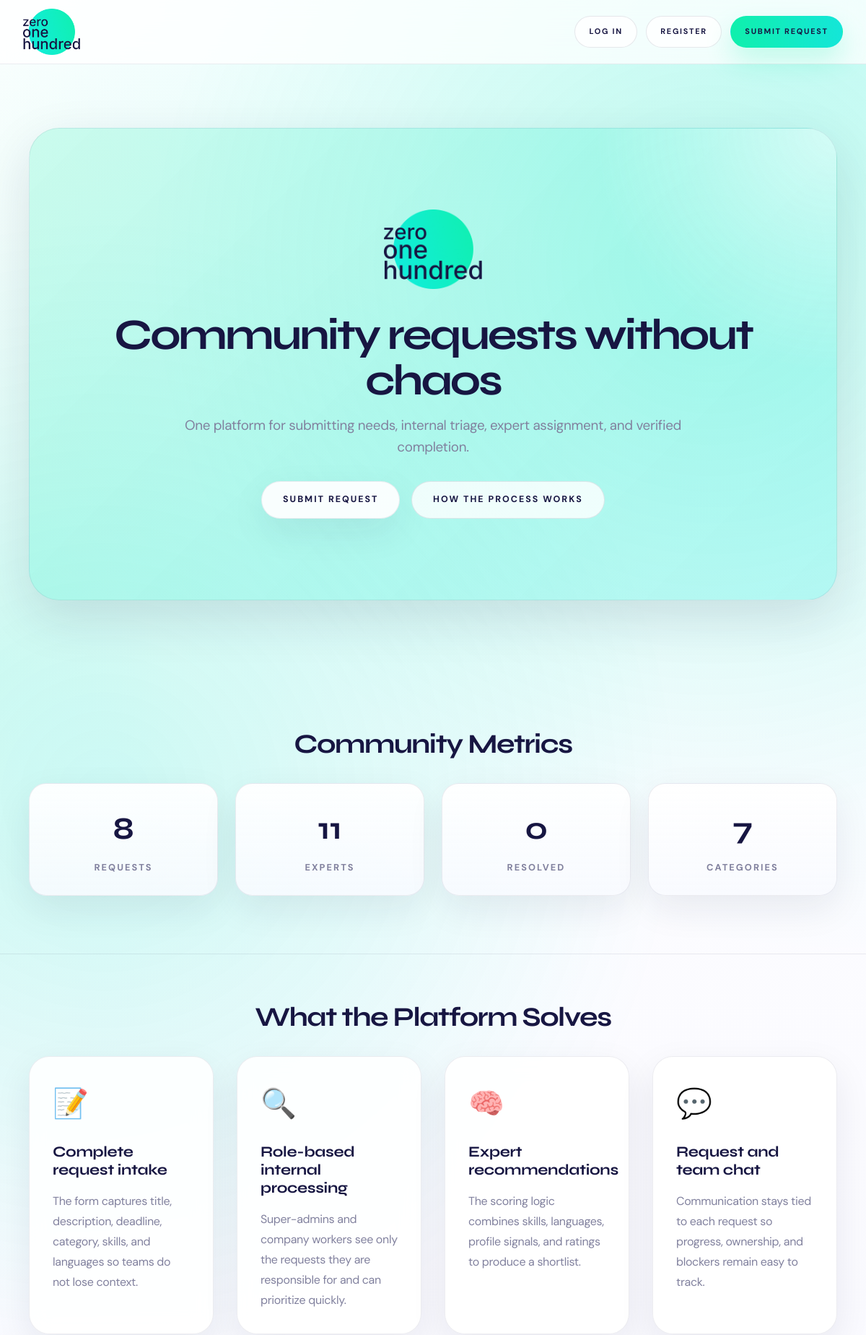
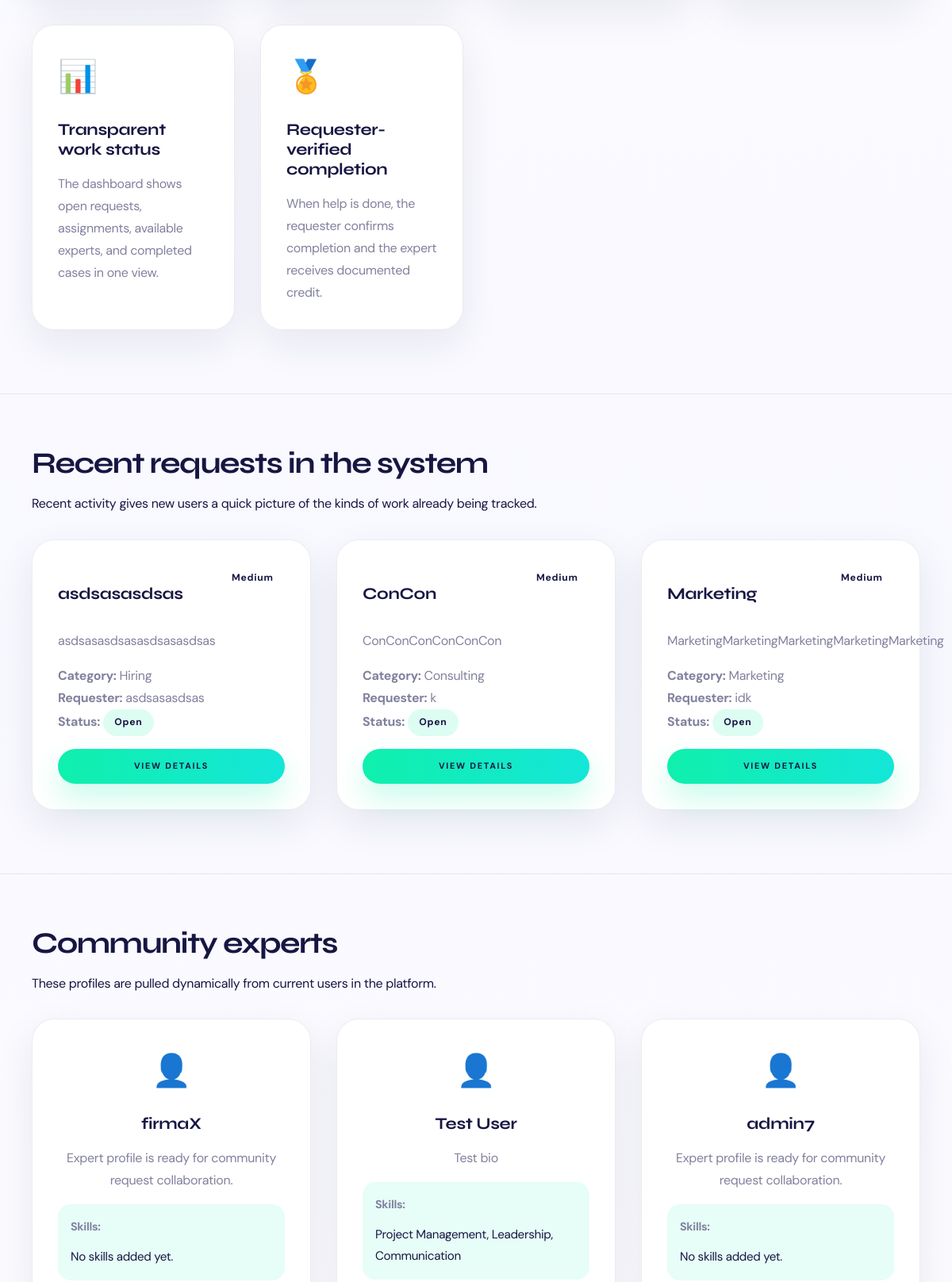
The page / (upper part) on the database its author committed (2 pictures, top to bottom).
### server/models.py (models this page shows, shortened)
class Request(models.Model):
    STATUS_CHOICES = [
        ('open', 'Open'),
        ('in_review', 'In Review'),
        ('waiting_expert', 'Waiting for Expert'),
        ('in_progress', 'In Progress'),
        ('resolved', 'Resolved'),
        ('rejected', 'Rejected'),
    ]
    PRIORITY_CHOICES = [
        ('low', 'Low'),
        ('medium', 'Medium'),
        ('high', 'High'),
        ('critical', 'Critical'),
    ]
    REQUESTER_TYPE_CHOICES = [
        ('corporate', 'Corporate'),
        ('startup', 'Startup'),
        ('investor', 'Investor'),
        ('service_provider', 'Service Provider'),
        ('community_member', 'Community Member'),
    ]
    EXPERIENCE_LEVEL_CHOICES = [
        ('junior', 'Junior'),
        ('mid', 'Mid'),
        ('senior', 'Senior'),
        ('lead', 'Lead'),
    ]
    title = models.CharField(max_length=200)
    description = models.TextField()
    is_corporate = models.BooleanField(default=False)
    company_name = models.CharField(max_length=255, blank=True)
    company_email = models.EmailField(blank=True)
    due_date = models.DateField(null=True, blank=True)
    target_skills = models.ManyToManyField(Skill, blank=True, related_name='target_requests')
    required_languages = models.ManyToManyField(Language, blank=True, related_name='required_by_requests')
    target_experience = models.CharField(max_length=20, choices=EXPERIENCE_LEVEL_CHOICES, blank=True)
    requester_name = models.CharField(max_length=200)
    requester_email = models.EmailField()
    requester_phone = models.CharField(max_length=20, blank=True)
    requester_type = models.CharField(
        max_length=20,
        choices=REQUESTER_TYPE_CHOICES,
        default='community_member'
    )
    category = models.ForeignKey(Category, on_delete=models.SET_NULL, null=True)
    priority = models.CharField(
        max_length=20,
        choices=PRIORITY_CHOICES,
        default='medium'
    )
    status = models.CharField(
        max_length=20,
        choices=STATUS_CHOICES,
        default='open'
    )
    value_score = models.IntegerField(
        default=5,
        help_text='Impact score (1-10)'
    )
    reviewed_by = models.ForeignKey(
        User,
        on_delete=models.SET_NULL,
        null=True,
        blank=True,
        related_name='reviewed_requests'
    )
    review_notes = models.TextField(blank=True)
    submitted_by = models.ForeignKey(
        User,
        on_delete=models.SET_NULL,
        null=True,
        blank=True,
        related_name='submitted_requests'
    )
    assigned_experts = models.ManyToManyField(
        Expert,
        blank=True,
        related_name='assigned_requests'
    )
    offered_experts = models.ManyToManyField(
        Expert,
        blank=True,
        related_name='offered_requests',
        help_text='Experts who offered to help but are not assigned yet'
    )
    created_at = models.DateTimeField(auto_now_add=True)
    updated_at = models.DateTimeField(auto_now=True)
    is_resolved_by_creator = models.BooleanField(
        default=False,
        help_text='Whether the request creator has marked this as resolved/done'
    )
    creator_resolved_at = models.DateTimeField(
        null=True,
        blank=True,
        help_text='Timestamp when creator marked the request as done'
    )
    completed_by_expert = models.ForeignKey(
        Expert,
        on_delete=models.SET_NULL,
        null=True,
        blank=True,
        related_name='completed_requests',
        help_text='Expert selected by creator as the one who completed this request'
    )
    resolved_at = models.DateTimeField(null=True, blank=True)
    resolution_notes = models.TextField(blank=True)
    class Meta:
        ordering = ['-created_at']
    def get_category_display(self):
        if not self.category:
            return 'Uncategorized'
        return self.category.get_name_display()

class Category(models.Model):
    CATEGORY_CHOICES = [
        ('hiring', 'Hiring'),
        ('investment', 'Investment'),
        ('consulting', 'Consulting'),
        ('marketing', 'Marketing'),
        ('speaking', 'Speaking'),
        ('networking', 'Networking'),
        ('sales', 'Sales'),
        ('other', 'Other'),
    ]
    name = models.CharField(max_length=50, choices=CATEGORY_CHOICES, unique=True)
    description = models.TextField()
    icon = models.CharField(max_length=10, default='❓')
    class Meta:
        verbose_name_plural = "Categories"

class Expert(models.Model):
    AVAILABILITY_CHOICES = [
        ('high', 'High (daily)'),
        ('medium', 'Medium (weekly)'),
        ('low', 'Low (occasional)'),
    ]
    user = models.OneToOneField(User, on_delete=models.CASCADE)
    bio = models.TextField(blank=True)
    skills = models.ManyToManyField(Skill, blank=True, related_name='experts')
    languages = models.ManyToManyField(Language, blank=True, related_name='experts')
    work_experience = models.TextField(blank=True, help_text='Work experience highlights')
    rating = models.FloatField(default=0.0, help_text='Average user rating (0-5)')
    rating_count = models.IntegerField(default=0, help_text='Number of ratings')
    availability = models.CharField(
        max_length=20,
        choices=AVAILABILITY_CHOICES,
        default='medium'
    )
    is_busy = models.BooleanField(default=False, help_text='Whether expert is currently assigned to an active request')
    karma_points = models.IntegerField(default=0, help_text='Karma points earned for completed help')
    help_provided = models.IntegerField(default=0, help_text='Number of help contributions')
    profile_image = models.ImageField(upload_to='experts/', blank=True)
    created_at = models.DateTimeField(auto_now_add=True)

class Skill(models.Model):
    name = models.CharField(max_length=100, unique=True)
    class Meta:
        verbose_name = 'Skill'
        verbose_name_plural = 'Skills'

### server/views.py (the view)
# urls.py: path('', views.index, name='index'),
def index(request):
    if request.user.is_authenticated:
        return redirect('dashboard')
    stats = {
        'total_requests': Request.objects.count(),
        'total_experts': Expert.objects.count(),
        'resolved_requests': Request.objects.filter(status='resolved').count(),
        'categories_count': Category.objects.count(),
    }
    recent_requests = Request.objects.all().order_by('-created_at')[:3]
    featured_experts = Expert.objects.select_related('user').prefetch_related('skills').order_by('?')[:3]
    return render(request, 'index.html', {
        'stats': stats,
        'recent_requests': recent_requests,
        'featured_experts': featured_experts,
    })

### server/context_processors.py (called while the page is built)
def chat_nav_badge(request):
    user = getattr(request, 'user', None)
    if not user or not user.is_authenticated or not is_company_account(user):
        return {
            'chats_unread_count': 0,
            'chats_has_unread': False,
        }
    unread_count = get_unread_chat_count(user)
    return {
        'chats_unread_count': unread_count,
        'chats_has_unread': unread_count > 0,
    }

### server/templates/index.html (shortened to what this page needs)
{% extends "base.html" %}
{% load static %}
{% block content %}
<div class="container">
    <section class="hero">
        <img src="{% static 'image.png' %}" alt="zero one hundred" style="height: 110px; width: auto; margin-bottom: 1.5rem;">
        <h1>Community requests without chaos</h1>
        <p>One platform for submitting needs, internal triage, expert assignment, and verified completion.</p>
        <div class="hero-buttons">
            <a href="{% url 'submit_request' %}" class="btn btn-primary-light">Submit Request</a>
            <a href="{% url 'how_it_works' %}" class="btn btn-outline">How the Process Works</a>
        </div>
    </section>
</div>
<div class="container section">
    <h2 class="text-center">Community Metrics</h2>
    <div class="stats">
        <div class="stat-item">
            <div class="stat-number">{{ stats.total_requests }}</div>
            <div class="stat-label">Requests</div>
        </div>
        <div class="stat-item">
            <div class="stat-number">{{ stats.total_experts }}</div>
            <div class="stat-label">Experts</div>
        </div>
        <div class="stat-item">
            <div class="stat-number">{{ stats.resolved_requests }}</div>
            <div class="stat-label">Resolved</div>
        </div>
        <div class="stat-item">
            <div class="stat-number">{{ stats.categories_count }}</div>
            <div class="stat-label">Categories</div>
        </div>
    </div>
</div>
<div class="container section">
    <h2 class="text-center">What the Platform Solves</h2>
    <div class="grid grid-3">
        <div class="card fade-in">
            <div class="card-icon">📝</div>
            <h3>Complete request intake</h3>
            <p>The form captures title, description, deadline, category, skills, and languages so teams do not lose context.</p>
        </div>
        <div class="card fade-in">
            <div class="card-icon">🔍</div>
            <h3>Role-based internal processing</h3>
            <p>Super-admins and company workers see only the requests they are responsible for and can prioritize quickly.</p>
        </div>
        <div class="card fade-in">
            <div class="card-icon">🧠</div>
            <h3>Expert recommendations</h3>
            <p>The scoring logic combines skills, languages, profile signals, and ratings to produce a shortlist.</p>
        </div>
        <div class="card fade-in">
            <div class="card-icon">💬</div>
            <h3>Request and team chat</h3>
            <p>Communication stays tied to each request so progress, ownership, and blockers remain easy to track.</p>
        </div>
        <div class="card fade-in">
            <div class="card-icon">📊</div>
            <h3>Transparent work status</h3>
            <p>The dashboard shows open requests, assignments, available experts, and completed cases in one view.</p>
        </div>
        <div class="card fade-in">
            <div class="card-icon">🏅</div>
            <h3>Requester-verified completion</h3>
            <p>When help is done, the requester confirms completion and the expert receives documented credit.</p>
        </div>
    </div>
</div>
{% if recent_requests %}
<div class="container section">
    <h2>Recent requests in the system</h2>
    <p class="section-lead">Recent activity gives new users a quick picture of the kinds of work already being tracked.</p>
    <div class="grid grid-2">
        {% for request in recent_requests %}
        <div class="card">
            <div style="display: flex; justify-content: space-between; align-items: start; margin-bottom: 1rem;">
                <h3>{{ request.title }}</h3>
                <span class="badge badge-{{ request.get_priority_display|lower }}">{{ request.get_priority_display }}</span>
            </div>
            <p class="text-muted">{{ request.description|truncatewords:20 }}</p>
            <div style="margin-top: 1rem;">
                <p><strong>Category:</strong> {{ request.get_category_display }}</p>
                <p><strong>Requester:</strong> {{ request.requester_name }}</p>
                <p><strong>Status:</strong> <span class="badge badge-primary">{{ request.get_status_display }}</span></p>
            </div>
            <a href="{% url 'request_detail' request.id %}" class="btn btn-primary btn-sm" style="margin-top: 1rem; width: 100%; text-align: center;">View Details</a>
        </div>
        {% endfor %}
    </div>
</div>
{% endif %}
{% if featured_experts %}
<div class="container section">
    <h2>Community experts</h2>
    <p class="section-lead">These profiles are pulled dynamically from current users in the platform.</p>
    <div class="grid grid-3">
        {% for expert in featured_experts %}
        <div class="card">
            <div style="font-size: 2.5rem; text-align: center; margin-bottom: 1rem;">👤</div>
            <h3 style="text-align: center;">{{ expert.user.get_full_name|default:expert.user.username }}</h3>
            <p class="text-muted" style="text-align: center; margin-bottom: 1rem;">{{ expert.bio|default:"Expert profile is ready for community request collaboration."|truncatewords:24 }}</p>
            <div style="background: var(--primary-soft); padding: 1rem; border-radius: 16px; margin: 1rem 0;">
                <p style="font-size: 0.9rem; color: var(--text-light); margin-bottom: 0.75rem;">
                    <strong>Skills:</strong>
                </p>
                <p style="font-size: 0.95rem; color: var(--text);">
                    {% for skill in expert.skills.all|slice:":4" %}
                        {{ skill.name }}{% if not forloop.last %}, {% endif %}
                    {% empty %}
                        No skills added yet.
                    {% endfor %}
                </p>
            </div>
        </div>
        {% endfor %}
    </div>
</div>
{% endif %}
{% endblock %}

### rows shown on the page
Request: title "asdsasasdsas", priority "Medium", description "asdsasasdsasasdsasasdsas", category "Hiring", requester_name "asdsasasdsas", status "Open"
Request: title "ConCon", priority "Medium", description "ConConConConConCon", category "Consulting", requester_name "k", status "Open"
Request: title "Marketing", priority "Medium", description "MarketingMarketingMarketingMarketingMarketing", category "Marketing", requester_name "idk", status "Open"
Expert: user.get_full_name "firmaX", bio "Expert profile is ready for community request collaboration."
Expert: user.get_full_name "Test User", bio "Test bio"
Skill: name "Project Management"
Skill: name "Leadership"
Skill: name "Communication"
Expert: user.get_full_name "admin7", bio "Expert profile is ready for community request collaboration."

### other values the page prints
{{ stats.total_requests }} "8"
{{ stats.total_experts }} "11"
{{ stats.resolved_requests }} "0"
{{ stats.categories_count }} "7"
